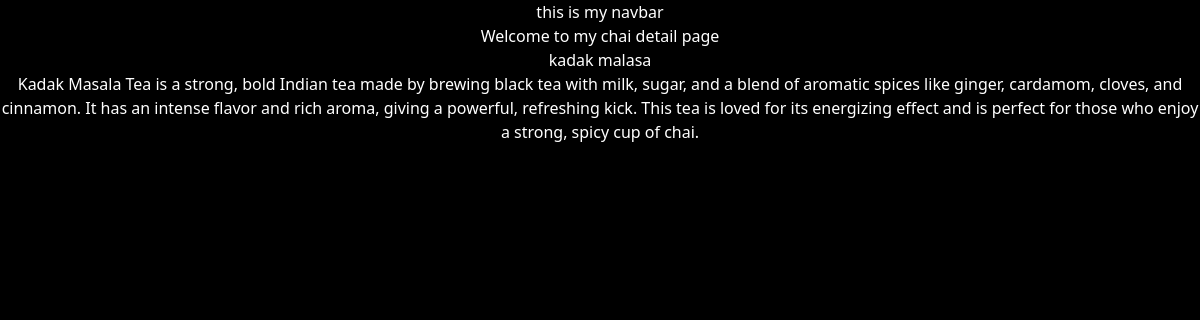
The page /chai/4/ on the database its author committed.
### chai/models.py (models this page shows, shortened)
class chaiVarity(models.Model):
    CHAI_TYPE_CHOICE = [
        ('ML', 'Masala Chai'),
        ('GR', 'Green Tea'),
        ('BL', 'Black Tea'),
        ('HE', 'Herbal Tea'),
    ]
    name = models.CharField(max_length=100)
    image = models.ImageField(upload_to='chai/')
    date_added = models.DateTimeField(default=timezone.now)
    type = models.CharField(max_length=2, choices=CHAI_TYPE_CHOICE)
    description = models.TextField(default='')

### chai/views.py (the view)
def chai_detail(request, chai_id):
    chai = get_object_or_404(chaiVarity, pk=chai_id)
    return render(request, 'chai/chai_detail.html', {'chai': chai})

### chai/Templates/chai/chai_detail.html (shortened to what this page needs)
{% extends 'layout.html' %}
{% block content %}
<h1>Welcome to my chai detail page</h1>
<h3>{{ chai.name }}</h3>
<p>{{chai.description}}</p>
{% endblock %}

### static/style.css (style rules this page uses)
body { background-color: black; color: white; text-align: center; }

### rows shown on the page
chaiVarity: name "kadak malasa", description "Kadak Masala Tea is a strong, bold Indian tea made by brewing black tea with milk, sugar, and a blend of aromatic spices like ginger, cardamom, cloves, and cinnamon. It has an intense flavor and rich aroma, giving a powerful, refreshing kick. This tea is loved for its energizing effect and is perfect for those who enjoy a strong, spicy cup of chai."
